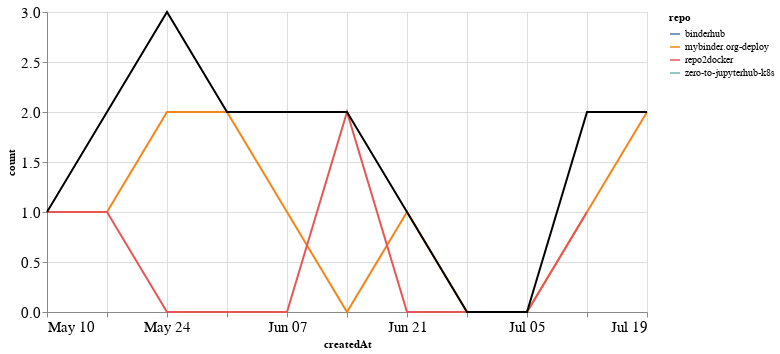

Here is the notebook cell this chart was saved with:
### Markdown cell above
## PRs

### Code cell
prs_time = prs.groupby('repo').resample('W', on='createdAt').count()['author'].reset_index()
prs_time = prs_time.rename(columns={'author': 'count'})
prs_time_total = prs_time.groupby('createdAt').agg({"count": "sum"}).reset_index()

ch1 = alt.Chart(prs_time, width=600).mark_line().encode(
    x='createdAt',
    y='count',
    color='repo',
    tooltip="repo"
)

ch2 = alt.Chart(prs_time_total, width=600).mark_line(color="black").encode(
    x='createdAt',
    y='count',
)

ch1 + ch2

### Figure 1 — Vega-Lite specification as saved in the notebook (floating-point values rounded to 4 significant figures)
{"config": {"axisLeft": {"labelFontSize": 15}, "axisBottom": {"labelFontSize": 15}}, "layer": [{"data": {"name": "data-7670c57bc39abac609fa8ba567ac4e78"}, "mark": "line", "encoding": {"color": {"type": "nominal", "field": "repo"}, "tooltip": {"type": "nominal", "field": "repo"}, "x": {"type": "temporal", "field": "createdAt"}, "y": {"type": "quantitative", "field": "count"}}, "width": 600}, {"data": {"name": "data-bda71aa0cf6e91862bc15faa6eb75aa0"}, "mark": {"type": "line", "color": "black"}, "encoding": {"x": {"type": "temporal", "field": "createdAt"}, "y": {"type": "quantitative", "field": "count"}}, "width": 600}], "$schema": "https://vega.github.io/schema/vega-lite/v4.8.1.json", "datasets": {"data-7670c57bc39abac609fa8ba567ac4e78": [{"repo": "binderhub", "createdAt": "2020-05-24T00:00:00", "count": 1}, {"repo": "mybinder.org-deploy", "createdAt": "2020-05-17T00:00:00", "count": 1}, {"repo": "mybinder.org-deploy", "createdAt": "2020-05-24T00:00:00", "count": 2}, {"repo": "mybinder.org-deploy", "createdAt": "2020-05-31T00:00:00", "count": 2}, {"repo": "mybinder.org-deploy", "createdAt": "2020-06-07T00:00:00", "count": 1}, {"repo": "mybinder.org-deploy", "createdAt": "2020-06-14T00:00:00", "count": 0}, {"repo": "mybinder.org-deploy", "createdAt": "2020-06-21T00:00:00", "count": 1}, {"repo": "mybinder.org-deploy", "createdAt": "2020-06-28T00:00:00", "count": 0}, {"repo": "mybinder.org-deploy", "createdAt": "2020-07-05T00:00:00", "count": 0}, {"repo": "mybinder.org-deploy", "createdAt": "2020-07-12T00:00:00", "count": 1}, {"repo": "mybinder.org-deploy", "createdAt": "2020-07-19T00:00:00", "count": 2}, {"repo": "repo2docker", "createdAt": "2020-05-10T00:00:00", "count": 1}, {"repo": "repo2docker", "createdAt": "2020-05-17T00:00:00", "count": 1}, {"repo": "repo2docker", "createdAt": "2020-05-24T00:00:00", "count": 0}, {"repo": "repo2docker", "createdAt": "2020-05-31T00:00:00", "count": 0}, {"repo": "repo2docker", "createdAt": "2020-06-07T00:00:00", "count": 0}, {"repo": "repo2docker", "createdAt": "2020-06-14T00:00:00", "count": 2}, {"repo": "repo2docker", "createdAt": "2020-06-21T00:00:00", "count": 0}, {"repo": "repo2docker", "createdAt": "2020-06-28T00:00:00", "count": 0}, {"repo": "repo2docker", "createdAt": "2020-07-05T00:00:00", "count": 0}, {"repo": "repo2docker", "createdAt": "2020-07-12T00:00:00", "count": 1}, {"repo": "zero-to-jupyterhub-k8s", "createdAt": "2020-06-07T00:00:00", "count": 1}], "data-bda71aa0cf6e91862bc15faa6eb75aa0": [{"createdAt": "2020-05-10T00:00:00", "count": 1}, {"createdAt": "2020-05-17T00:00:00", "count": 2}, {"createdAt": "2020-05-24T00:00:00", "count": 3}, {"createdAt": "2020-05-31T00:00:00", "count": 2}, {"createdAt": "2020-06-07T00:00:00", "count": 2}, {"createdAt": "2020-06-14T00:00:00", "count": 2}, {"createdAt": "2020-06-21T00:00:00", "count": 1}, {"createdAt": "2020-06-28T00:00:00", "count": 0}, {"createdAt": "2020-07-05T00:00:00", "count": 0}, {"createdAt": "2020-07-12T00:00:00", "count": 2}, {"createdAt": "2020-07-19T00:00:00", "count": 2}]}}
